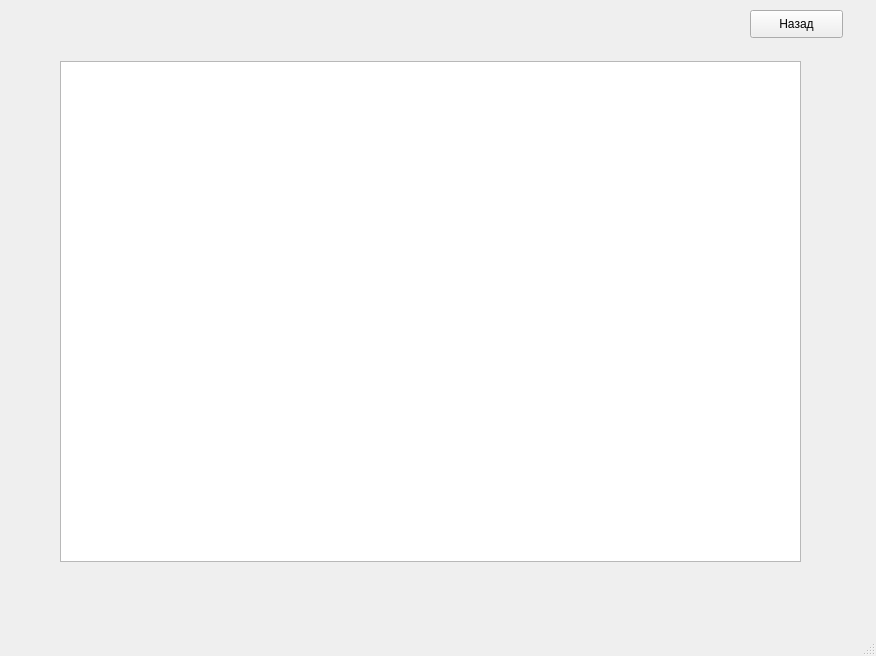
<?xml version="1.0" encoding="UTF-8"?>
<ui version="4.0">
 <class>MainWindow</class>
 <widget class="QMainWindow" name="MainWindow">
  <property name="geometry">
   <rect>
    <x>0</x>
    <y>0</y>
    <width>876</width>
    <height>656</height>
   </rect>
  </property>
  <property name="windowTitle">
   <string>MainWindow</string>
  </property>
  <widget class="QWidget" name="centralwidget">
   <widget class="QPushButton" name="btn_back">
    <property name="geometry">
     <rect>
      <x>750</x>
      <y>10</y>
      <width>93</width>
      <height>28</height>
     </rect>
    </property>
    <property name="text">
     <string>Назад</string>
    </property>
   </widget>
   <widget class="QListView" name="listView">
    <property name="geometry">
     <rect>
      <x>60</x>
      <y>61</y>
      <width>741</width>
      <height>501</height>
     </rect>
    </property>
   </widget>
  </widget>
  <widget class="QMenuBar" name="menubar">
   <property name="geometry">
    <rect>
     <x>0</x>
     <y>0</y>
     <width>876</width>
     <height>26</height>
    </rect>
   </property>
  </widget>
  <widget class="QStatusBar" name="statusbar"/>
 </widget>
 <resources/>
 <connections/>
</ui>
